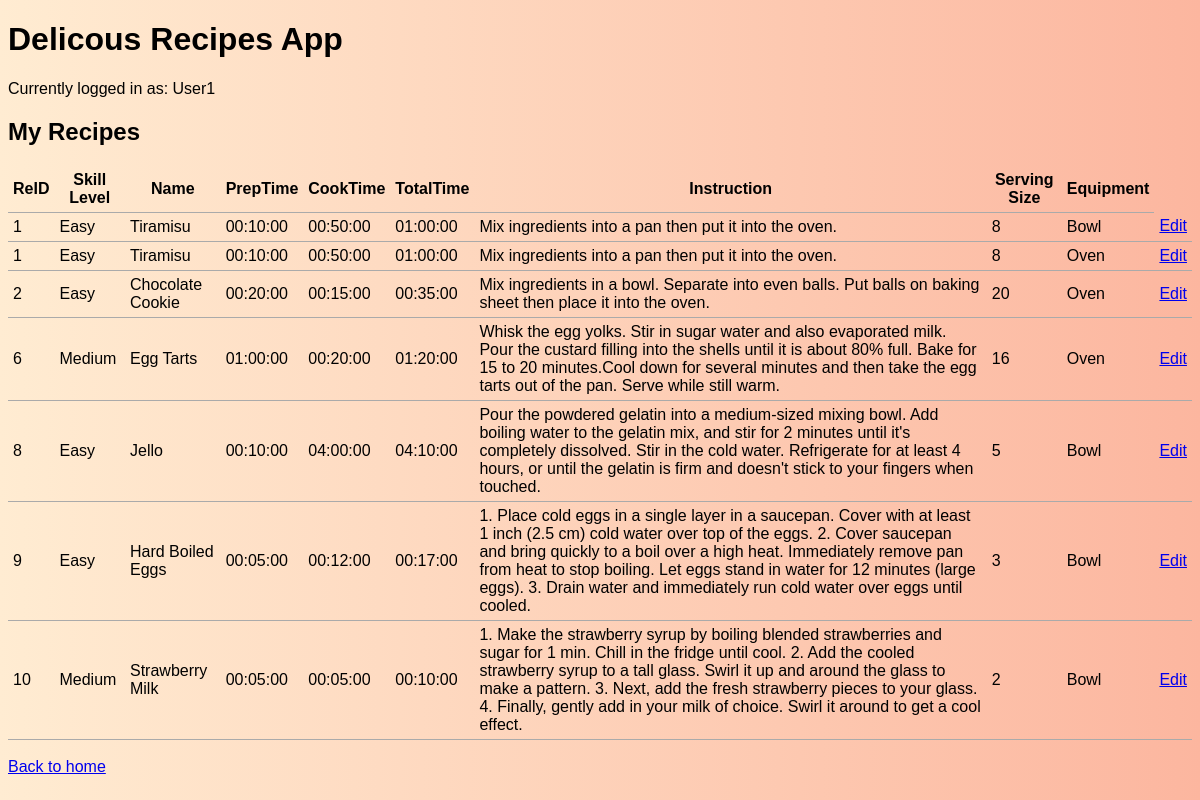
Screenshot of /update.php (signed in) with the database file from the repository.
### tables this page shows
CREATE TABLE Recipe (
ReID INTEGER AUTO_INCREMENT PRIMARY KEY,
SkillLevel CHAR(20),
Name VARCHAR(100) NOT NULL,
PrepTime TIME(0) NOT NULL,
CookTime TIME(0) NOT NULL,
InstructionID INTEGER UNIQUE NOT NULL,
Username CHAR(20) NOT NULL,
FOREIGN KEY (PrepTime, CookTime) REFERENCES RecipeTime (PrepTime, CookTime)
		ON DELETE NO ACTION
		ON UPDATE NO ACTION,
FOREIGN KEY (InstructionID) REFERENCES Instruction(InsID)
	ON DELETE CASCADE
	ON UPDATE NO ACTION,
FOREIGN KEY (Username) REFERENCES BookUser (Username)
	ON DELETE CASCADE
	ON UPDATE CASCADE
);

CREATE TABLE RecipeUsesEquipment(
	EName VARCHAR(50),
	ReID  INTEGER,
	PRIMARY KEY (EName, ReID),
	FOREIGN KEY (EName) REFERENCES Equipment(Name)
		ON DELETE NO ACTION
		ON UPDATE CASCADE,
	FOREIGN KEY (ReID) REFERENCES Recipe(ReID)
		ON DELETE CASCADE
		ON UPDATE CASCADE);

CREATE TABLE RecipeTime (
PrepTime TIME(0),
CookTime TIME(0),
TotalTime TIME(0) NOT NULL,
PRIMARY KEY (PrepTime, CookTime)
);

CREATE TABLE Instruction(
InsID INTEGER AUTO_INCREMENT PRIMARY KEY,
Instructions VARCHAR(8000) UNIQUE NOT NULL,
ServingSize INTEGER
);

### common.php (called while the page is built)
<?php
function escape($html) {
  return htmlspecialchars($html, ENT_QUOTES | ENT_SUBSTITUTE, "UTF-8");
}
?>

### update.php (the view, shortened to what this page needs)
<?php include "templates/header.php"; ?>
<?php
$username1 = "";
if(!empty($_SESSION['username'])) {
    $username1 = $_SESSION['username'];
    echo "Currently logged in as: ". $username1 . "<br>";
} else {
    echo 'no session';
}
try  {
    include 'config.php';
    require 'common.php';
    $connection = new PDO($dsn, $username, $password, $options);
    $sql = "SELECT * FROM Recipe AS r, Instruction AS i, RecipeTime AS rt, RecipeUsesEquipment AS re
                    WHERE r.InstructionID = i.InsID AND rt.PrepTime = r.PrepTime
                    AND rt.CookTime = r.CookTime AND re.ReID = r.ReID AND r.Username = :username1";
    $statement = $connection->prepare($sql);
    $statement->bindParam(':username1', $username1, PDO::PARAM_STR);
    $statement->execute();
    $result = $statement->fetchAll();
} catch(PDOException $error) {
    echo $sql . "<br>" . $error->getMessage();
}
?>
<?php
    if ($result && $statement->rowCount() > 0) { ?>
        <h2>My Recipes</h2>
        <table>
            <thead>
                <tr>
                    <th>ReID</th>
                    <th>Skill Level</th>
                    <th>Name</th>
                    <th>PrepTime</th>
                    <th>CookTime</th>
                    <th>TotalTime</th>
                    <th>Instruction</th>
                    <th>Serving Size</th>
                    <th>Equipment</th>
                </tr>
            </thead>
            <tbody>
        <?php foreach ($result as $row) { ?>
            <tr>
                <td><?php echo $row["ReID"]; ?></td>
                <td><?php echo $row["SkillLevel"]; ?></td>
                <td><?php echo $row["Name"]; ?></td>
                <td><?php echo $row["PrepTime"]; ?></td>
                <td><?php echo $row["CookTime"]; ?></td>
                <td><?php echo $row["TotalTime"]; ?></td>
                <td><?php echo $row["Instructions"]; ?></td>
                <td><?php echo $row["ServingSize"]; ?></td>
                <td><?php echo $row["EName"]; ?></td>
                <td><a href="update-single.php?ReID=<?php echo escape($row["ReID"]); ?>&EName=<?php echo escape($row["EName"]); ?>">Edit</a></td>
            </tr>
        <?php } ?>
        </tbody>
    </table>
    <?php } else { ?>
        <blockquote>No results found for <?php echo escape($_SESSION['username']); ?>.</blockquote>
    <?php }
 ?>
<a href="index.php">Back to home</a>
<?php include "templates/footer.php"; ?>

### css/style.css (style rules this page uses)
table { border-collapse: collapse; border-spacing: 0; }
td, th { padding: 5px; border-bottom: 1px solid #aaa; }
body { background-image: linear-gradient(to right, #ffecd2, #fcb69f); }
html { font-family: sans-serif; }

### rows the page displays
recipe: recipeusesequipment.ReID "1", SkillLevel "Easy", Name "Tiramisu", recipetime.PrepTime "00:10:00", recipetime.CookTime "00:50:00", recipetime.TotalTime "01:00:00", InstructionID.Instructions "Mix ingredients into a pan then put it into the oven.", InstructionID.ServingSize "8", recipeusesequipment.EName "Bowl", recipeusesequipment.EName "Oven"
recipe: recipeusesequipment.ReID "2", SkillLevel "Easy", Name "Chocolate Cookie", recipetime.PrepTime "00:20:00", recipetime.CookTime "00:15:00", recipetime.TotalTime "00:35:00", InstructionID.Instructions "Mix ingredients in a bowl. Separate into even balls. Put balls on baking sheet then place it into the oven.", InstructionID.ServingSize "20", recipeusesequipment.EName "Oven"
recipe: recipeusesequipment.ReID "6", SkillLevel "Medium", Name "Egg Tarts", recipetime.PrepTime "01:00:00", recipetime.CookTime "00:20:00", recipetime.TotalTime "01:20:00", InstructionID.Instructions "Whisk the egg yolks. Stir in sugar water and also evaporated milk. Pour the custard filling into the shells until it is about 80% full. Bake for 15 to 20 minutes.Cool down for several minutes and then take the egg tarts out of the pan. Serve while still warm.", InstructionID.ServingSize "16", recipeusesequipment.EName "Oven"
recipe: recipeusesequipment.ReID "8", SkillLevel "Easy", Name "Jello", recipetime.PrepTime "00:10:00", recipetime.CookTime "04:00:00", recipetime.TotalTime "04:10:00", InstructionID.Instructions "Pour the powdered gelatin into a medium-sized mixing bowl. Add boiling water to the gelatin mix, and stir for 2 minutes until it's completely dissolved. Stir in the cold water. Refrigerate for at least 4 hours, or until the gelatin is firm and doesn't stick to your fingers when touched.", InstructionID.ServingSize "5", recipeusesequipment.EName "Bowl"
recipe: recipeusesequipment.ReID "9", SkillLevel "Easy", Name "Hard Boiled Eggs", recipetime.PrepTime "00:05:00", recipetime.CookTime "00:12:00", recipetime.TotalTime "00:17:00", InstructionID.Instructions "1. Place cold eggs in a single layer in a saucepan. Cover with at least 1 inch (2.5 cm) cold water over top of the eggs. 2. Cover saucepan and bring quickly to a boil over a high heat. Immediately remove pan from heat to stop boiling. Let eggs stand in water for 12 minutes (large eggs). 3. Drain water and immediately run cold water over eggs until cooled.", InstructionID.ServingSize "3", recipeusesequipment.EName "Bowl"
recipe: recipeusesequipment.ReID "10", SkillLevel "Medium", Name "Strawberry Milk", recipetime.PrepTime "00:05:00", recipetime.CookTime "00:05:00", recipetime.TotalTime "00:10:00", InstructionID.Instructions "1. Make the strawberry syrup by boiling blended strawberries and sugar for 1 min. Chill in the fridge until cool. 2. Add the cooled strawberry syrup to a tall glass. Swirl it up and around the glass to make a pattern. 3. Next, add the fresh strawberry pieces to your glass. 4. Finally, gently add in your milk of choice. Swirl it around to get a cool effect.", InstructionID.ServingSize "2", recipeusesequipment.EName "Bowl"

### other values shown
$username1 "User1"
